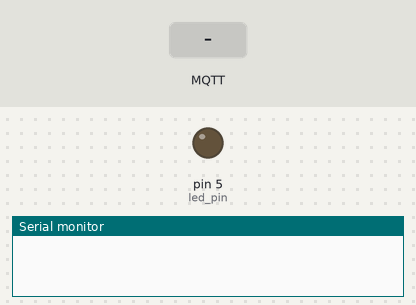
Recording of a sketch running on a simulated Arduino Uno, built for the host (arithmetic inside an expression is 32-bit, double 64-bit). On the bench: output pins drawn as LEDs (lit = HIGH), the last lines printed to the serial monitor. Inputs (shaded band) come from the test bench. No MQTT or app messages arrive unless stated.

Above: at 2.3 s.
2.4 s: MQTT message "1" arrives on the first subscribed topic
At 3.3 s:
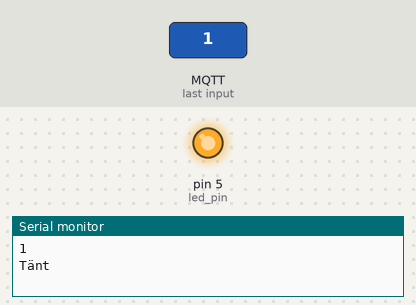
3.9 s: MQTT message "0" arrives on the first subscribed topic
At 4.4 s:
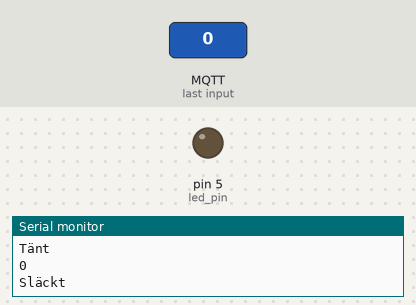
5.4 s: MQTT message "2" arrives on the first subscribed topic
At 6.7 s:
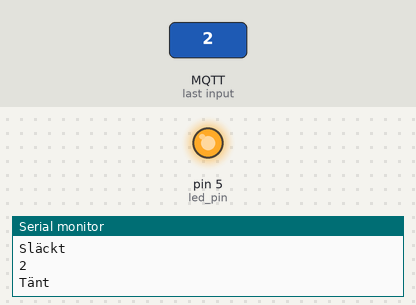
Timing chart, 0 to 8.4 s (numbered marks = the images above; inputs shaded):
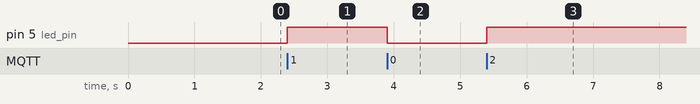

Measured:
- after the input at 2.4 s, pin 5 (led_pin): LOW → HIGH at once
- after the input at 3.9 s, pin 5 (led_pin): HIGH → LOW at once
- after the input at 5.4 s, pin 5 (led_pin): LOW → HIGH at once

The sketch:

mqtt.ino
```cpp
//#include <EspMQTTClient.h>

#include "EspMQTTClient.h"

void onConnectionEstablished();


EspMQTTClient client(
 "ABBIndgymIoT_2.4GHz",           // Wifi ssid
  "ValkommenHit!",           // Wifi password
  "192.168.0.120",  // MQTT broker ip
  1883,             // MQTT broker port
  "jocke",            // MQTT username
  "apa",       // MQTT password
  "microdator",          // Client name
  onConnectionEstablished, // Connection established callback
  true,             // Enable web updater
  true              // Enable debug messages
);

/*
EspMQTTClient client(
  ""ABB_Indgym"",                 // Wifi ssid
  "7Laddaremygglustbil",                 // Wifi password
  onConnectionEstablished,// MQTT connection established callback
  "10.22.2.220"                    // MQTT broker ip
);
*/

#define led_pin 5

void setup() {
  // put your setup code here, to run once:
  pinMode(led_pin, OUTPUT);
  digitalWrite(led_pin, LOW);
  Serial.begin(115200);
}

bool off=false;

void lampa(){
  if(off==true){
    off=false;
    Serial.println("Släckt");
  } else {
    off= true;
    Serial.println("Tänt");
  }
  digitalWrite(led_pin, off);
}


void onConnectionEstablished()
{
  // Subscribe to "mytopic/test" and display received message to Serial
  client.subscribe("lampa/lamp", [](const String & payload) {
    Serial.println(payload);
//    if(payload=="on"){
//      onlampa();
//    }
    lampa();
  });

  // Publish a message to "mytopic/test"
  client.publish("mess", "This is a message");

  // Execute delayed instructions
  client.executeDelayed(5 * 1000, []() {
    client.publish("mess", "This is a message sent 5 seconds later");
  });
}

void loop()
{
  client.loop();
}
```
